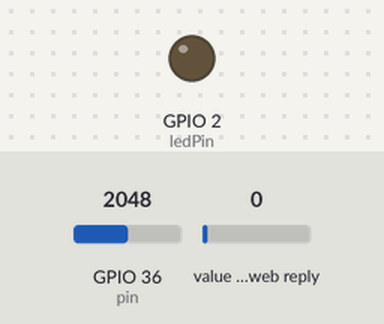
Bench run of a sketch on a simulated ESP32. Shown: output pins drawn as LEDs (lit = HIGH). The test bench sets the inputs (shaded band); at power-on: GPIO 36 (pin) = 2048, value in the web reply 0. WiFi joins after 1.5 s; servers stay silent unless stated; web services answer with replies made up by the test bench; what the sketch prints to the serial monitor is not drawn.

Above: at 3.9 s.
4.0 s: GPIO 36 (pin) set to 491
Timing chart, 0 to 7.0 s (numbered marks = the images above; inputs shaded):
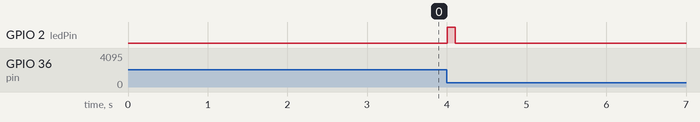

The sketch:

hamster.ino
```cpp
#include <WiFi.h>
#include <HTTPClient.h>
#include "utils.h"

#define WIFI_ON true

const char* ssid = "ASUS";
const char* password = "A4388Ed8843";
const char* api_key = "UQH38MC1XHXBTAML";
const int backend_field_rotation = 1;
const int backend_field_rpm = 2;
const int backend_field_errs = 3;
const bool http_on = true;

const int pin = 36;
const int ledPin = 2;
const int treshold = 40;
const int buffer_treshold = 10;
bool state = false;
bool has_state_changed = false;
int rotations = 0;
int network_errors = 0;
void setup() {
  pinMode(pin, INPUT);
  pinMode (ledPin, OUTPUT);
  Serial.begin(115200);
  delay(1000);
  if(WIFI_ON){
    WiFi.begin(ssid, password);
    Serial.print("Connecting to WiFi");
    while (WiFi.status() != WL_CONNECTED) {
      delay(500);
      Serial.print(".");
    }
    Serial.println("\nConnected");
    rotations = readLastValueFromBackend();
    updateBackend();
  }
  Serial.printf("Backend rotations: %d\n", rotations);
}

RunningMean pin_mean(2, analogRead(pin));
RunningMean overall_state(5000, analogRead(pin));
RunningMean neutral_state(5000, analogRead(pin));

void loop() {
  processState();
  checkLed();
  if(has_state_changed){
    // Serial.printf("State: %d, Lvl: %d, Mean_lvl: %d \n", state, lvl, mean_lvl);
    if(state == 0){
      // The signal has just been HIGH and wend back LOW
      rotations++;
      fleshLed();
      Serial.printf("Rotations: %d \n", rotations);
    }
  }
  delay(0);
}
unsigned long led_on_until = 0;
void fleshLed(){
  led_on_until = millis() + 100;
}
void checkLed(){
  int lvl = LOW;
  if(millis() < led_on_until) lvl = HIGH;
  digitalWrite(ledPin, lvl);
}
void updateBackend(){
  xTaskCreatePinnedToCore(
  updateBackendTask,     // Task function.
    "UpdateBackendTask", // name of task.
      10000,             // Stack size of task
       NULL,             // parameter of the task
          1,             // priority of the task 0 - 3
       NULL,             // Task handle to keep track of created task
         0);             // pin task to core X
}

unsigned long next_available_run = 0;
unsigned long last_sample_ms = 0;
void updateBackendTask(void * pvParameters){
  int last_rotations = rotations;
  for(;;){
      int rotation_delta = rotations - last_rotations;
      unsigned long now = millis();
      unsigned long time_delta = now - last_sample_ms;
      last_sample_ms = now;
      last_rotations = rotations;
      int rpm = rotation_delta * 60 * 1000 / time_delta;
      if(http_on && WiFi.status() == WL_CONNECTED){
        unsigned long start = millis();
        HTTPClient http;
        String url = String("https://api.thingspeak.com/update?api_key=") + api_key
         + "&field"+String(backend_field_rotation)+"=" + String(last_rotations)
         + "&field"+String(backend_field_rpm)+"=" + String(rpm)
         + "&field"+String(backend_field_errs)+"=" + String(network_errors);
        http.begin(url);
        int status_code = http.GET();
        Serial.printf("Setting rotations to %d, rpm = %d. Backend response: %d\n", last_rotations, rpm, status_code);
        http.end();
        unsigned long end = millis();
        Serial.printf("Time took for http: %d\n", end - start);
      }else{
        Serial.println("WiFi not connected");
        network_errors++;
        WiFi.begin(ssid, password);
      }
      Serial.println("Finished http");
    int delay = 15000;
    int till_next_run = delay - (millis() % delay);
    vTaskDelay(till_next_run);
  }
}

int readLastValueFromBackend(){
  int backend_rotations = 0;
  if(http_on && WiFi.status() == WL_CONNECTED){
    unsigned long start = millis();
    HTTPClient http;
    String url = String("https://api.thingspeak.com/channels/2940912/fields/") + String(backend_field_rotation)+"/last.txt?api_key="+api_key;
    http.begin(url);
    int status_code = http.GET();
    Serial.printf("Backend response: %d\n", status_code);
    if(status_code == 200){
      String payload = http.getString();
      backend_rotations = payload.toInt();
    }
    http.end();
    unsigned long end = millis();
    Serial.printf("Time took for http: %d\n", end - start);
  }else{
    Serial.println("WiFi not connected");
  }
  return backend_rotations;
}
bool processState(){
  int lvl = analogRead(pin);
  pin_mean.add(lvl);
  overall_state.add(lvl);
  int e1 = overall_state.get_min();
  int e2 = overall_state.get_max();
  int mid = overall_state.get();
  int cluster_min, cluster_max;
  if(abs(mid - e1) < abs(e2-mid)){
    cluster_min = e1;
    cluster_max = mid;
  }else{
    cluster_min = mid;
    cluster_max = e2;
  }
  if(lvl >= cluster_min && lvl <= cluster_max){
    neutral_state.add(lvl);
  }
  int mean_lvl = pin_mean.get();
  auto diff = abs(mean_lvl - neutral_state.get());
  bool new_state = diff > treshold;
  bool is_buffer_zone = abs(diff - treshold) < buffer_treshold;
  has_state_changed = new_state != state && !is_buffer_zone;
  if(has_state_changed) state = new_state;
  return has_state_changed;
}
```

utils.h
```cpp
class RunningMean {
private:
  int interval_ms;
  int last_val = 0;
  int last_min = INT_MAX;
  int last_max = INT_MIN;

  int current_val = 0;
  int current_min = INT_MAX;
  int current_max = INT_MIN;
  int current_measurements = 0;
  unsigned long current_period_ms = 0;
public:
  int last_measurements = 0;
  RunningMean(int interval_ms)
    : interval_ms(interval_ms) {}
  RunningMean(int interval_ms, int init_val)
    : interval_ms(interval_ms), last_val(init_val) {}
  bool update() {
    auto now = millis();
    if (now > current_period_ms + interval_ms) {
      if (current_measurements > 0) {
        // if no measurements, keep the last value
        last_val = current_val / current_measurements;
        last_max = current_max;
        last_min = current_min;
      }
      last_measurements = current_measurements;
      current_measurements = 0;
      current_val = 0;
      current_min = INT_MAX;
      current_max = INT_MIN;
      current_period_ms = now;
      return true;
    }
    return false;
  }
  bool add(int val) {
    bool had_update = update();
    current_measurements++;
    current_val += val;
    if (val > current_max) current_max = val;
    if (val < current_min) current_min = val;

    return had_update;
  }
  int get() {
    update();
    return last_val;
  }
  int get_min() {
    return last_min;
  }
  int get_max() {
    return last_max;
  }
};
```
